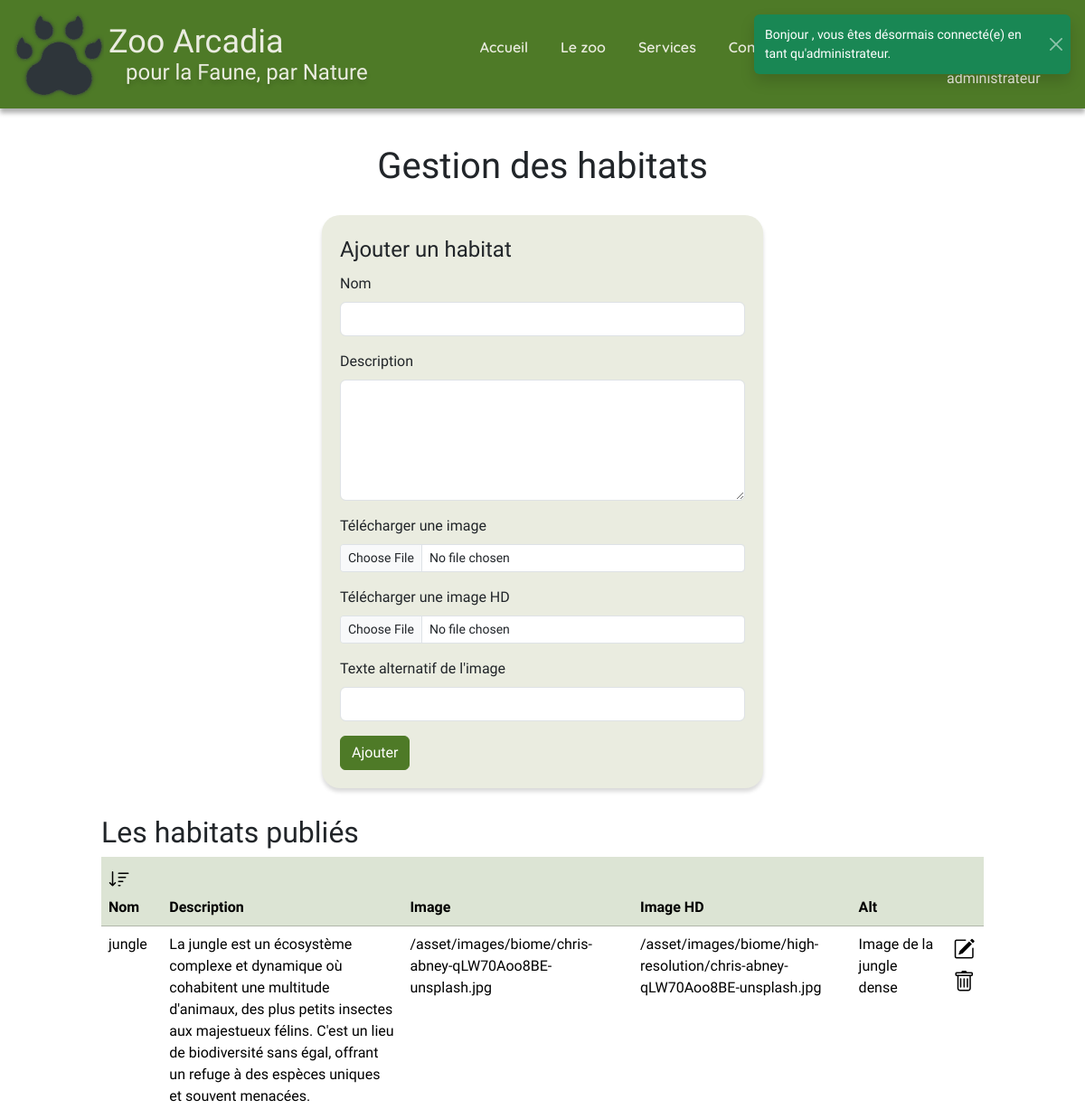
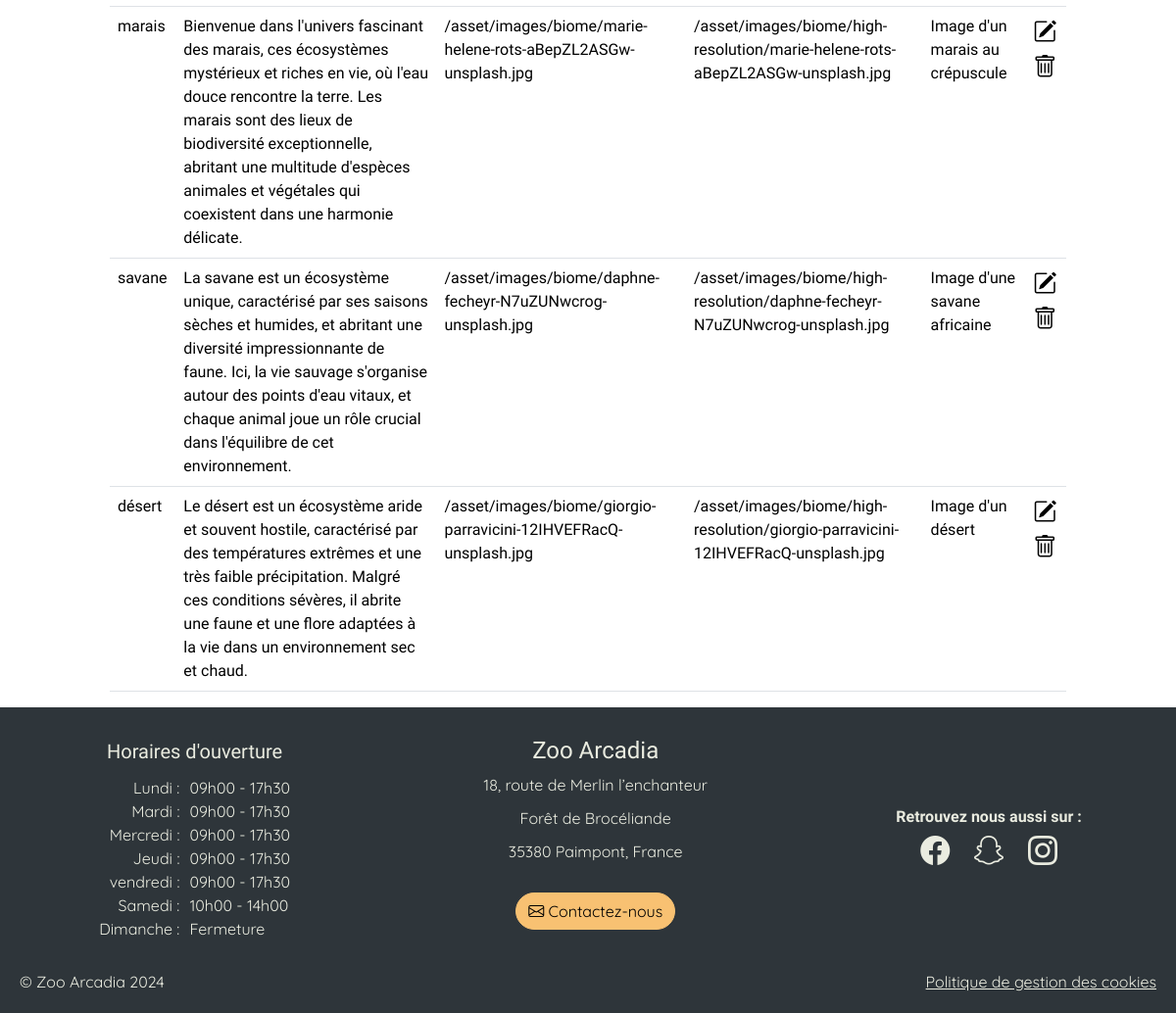
The page /admBiomes/view (signed in) on the database its author committed (2 pictures, top to bottom).
### tables this page shows
CREATE TABLE biome(
   id INT AUTO_INCREMENT,
   name VARCHAR(50) NOT NULL,
   description TEXT NOT NULL,
   image_url VARCHAR(250) NOT NULL,
   image_url_hd VARCHAR(250) NOT NULL,
   image_alt VARCHAR(250) NOT NULL,
   PRIMARY KEY(id)
);

CREATE TABLE opening (
    id INT AUTO_INCREMENT PRIMARY KEY,
    day_name VARCHAR(10) NOT NULL,        
    opening_hour INT NOT NULL,  
    opening_minute INT NOT NULL, 
    closing_hour INT NOT NULL,    
    closing_minute INT NOT NULL,  
    closure BOOLEAN        
);

### app/Database/DbUtils.php (called while the page is built, shortened)
<?php
class DbUtils
{
    static ?PDO $pdo = null;
    public static function getPdo(): PDO
    {
        if (self::$pdo !== null) {
            return self::$pdo;
        }
        self::$pdo = new \PDO(self::getDSN(), self::getUser(), self::getPassword());
        return self::$pdo;
    }
    private static function getEnv($key, $default = null)
    {
        $value = getenv($key);
        return $default;
    }
    public static function getDSN()
    {
        $host = 'mysql';
        $dbname = self::getEnv('MYSQL_DATABASE');
        $port = '3306';
        return "mysql:host={$host};dbname={$dbname};port={$port}";
    }
    public static function getUser()
    {
        return self::getEnv('MYSQL_USER');
    }
    public static function getPassword()
    {
        return self::getEnv('MYSQL_PASSWORD');
    }
}

### app/Views/admBiomes.php (the view, shortened to what this page needs)
<div class="container-fluid col-12 col-md-10 adm">
    <h1>Gestion des habitats</h1>
    <form method="post" action="" id="admForm" class="container-fluid col-12 col-lg-6 col-md-10" enctype="multipart/form-data">
        <fieldset>
        <legend>Ajouter un habitat</legend>
            <div class="mb-3">
                <label for="name" class="form-label">Nom</label>
                <input type="text" class="form-control" id="name" name="name" maxlength="50" required>
            </div>
            <div class="mb-3">
                <label for="description" class="form-label">Description</label>
                <textarea class="form-control" id="description" name="description" rows="5" required></textarea>
            </div>
            <div class="mb-3">
                <label for="upload" class="form-label">Télécharger une image</label>
                <input class="form-control form-control-sm" id="upload" name="upload" type="file">
            </div>
            <div class="mb-3">
                <label for="upload_hd" class="form-label">Télécharger une image HD</label>
                <input class="form-control form-control-sm" id="upload_hd" name="upload_hd" type="file">
            </div>
            <div class="mb-3">
                <label for="alt" class="form-label">Texte alternatif de l'image</label>
                <input type="text" class="form-control" id="alt" name="alt" maxlength="250" required>
            </div>
        </fieldset>
        <button type="submit" id="addBiomeButton" class="btn btn-primary">Ajouter</button>
    </form>
    <h2>Les habitats publiés</h2>
    <div class="table-responsive">
        <table id="list-biome"  class="table table-hover table-responsive">
            <thead>
                <tr class="table-primary ">
                    <th id="sort-name"><i id="sort-icon" class="bi bi-sort-down"></i> Nom</th>
                    <th>Description</th>
                    <th>Image</th>
                    <th>Image HD</th>
                    <th>Alt</th>
                    <th></th>
                </tr>
            </thead>
            <tbody >
                <?php
                $query = DbUtils::getPdo()->query('SELECT * FROM biome');
                $biomes = $query->fetchAll(\PDO::FETCH_ASSOC);
                foreach ($biomes as $biome) {
                    echo '<tr data-id="' . $biome['id'] . '">';
                    echo '<td>' . $biome['name'] . '</td>';
                    echo '<td>' . $biome['description'] . '</td>';
                    echo '<td>' . $biome['image_url']. '</td>';
                    echo '<td>' . $biome['image_url_hd']. '</td>';
                    echo '<td>' . $biome['image_alt'] . '</td>';
                    echo '<td class="icon-cell">'
                        . '<i class="bi bi-pencil-square"></i>'
                        . '<i class="bi bi-trash" data-id="' . $biome['id'] . '"></i>'
                        .'<i class="bi bi-x-circle hidden"></i>'
                        . '<i class="bi bi-floppy hidden"></i>'
                        . '</td>';
                    echo '</tr>';
                }
                ?>
            </tbody>
        </table>
    </div>
</div>

### app/Views/templates/opening.php (shortened to what this page needs)
<?php
$query = DbUtils::getPdo()->query('SELECT * FROM opening');
$days = $query->fetchAll(\PDO::FETCH_ASSOC);
?>
<div id="opening-time">
    <div id="day">
        <div>Lundi :</div>
        <div>Mardi :</div>
        <div>Mercredi :</div>
        <div>Jeudi :</div>
        <div>vendredi :</div>
        <div>Samedi :</div>
        <div>Dimanche :</div>
    </div>
    <div id="opening-hours">
        <?php
            foreach ($days as $day){
                if($day['closure']){
                   echo "<div>Fermeture</div>";
                } else {
                    echo "<div>"
                    .sprintf('%02d', $day['opening_hour'])
                    ."h".sprintf('%02d', $day['opening_minute'])
                    ." - "
                    .sprintf('%02d', $day['closing_hour'])
                    ."h".sprintf('%02d', $day['closing_minute'])
                    ."</div>";
                }
            }
        ?>
    </div>
</div>

### rows shown on the page
biome: name "jungle", description "La jungle est un écosystème complexe et dynamique où cohabitent une multitude d'animaux, des plus petits insectes aux majestueux félins. C'est un lieu de biodiversité sans égal, offrant un refuge à des espèces uniques et souvent menacées.", image_url "/asset/images/biome/chris-abney-qLW70Aoo8BE-unsplash.jpg", image_url_hd "/asset/images/biome/high-resolution/chris-abney-qLW70Aoo8BE-unsplash.jpg", image_alt "Image de la jungle dense"
biome: name "marais", description "Bienvenue dans l'univers fascinant des marais, ces écosystèmes mystérieux et riches en vie, où l'eau douce rencontre la terre. Les marais sont des lieux de biodiversité exceptionnelle, abritant une multitude d'espèces animales et végétales qui coexistent dans une harmonie délicate.", image_url "/asset/images/biome/marie-helene-rots-aBepZL2ASGw-unsplash.jpg", image_url_hd "/asset/images/biome/high-resolution/marie-helene-rots-aBepZL2ASGw-unsplash.jpg", image_alt "Image d'un marais au crépuscule"
biome: name "savane", description "La savane est un écosystème unique, caractérisé par ses saisons sèches et humides, et abritant une diversité impressionnante de faune. Ici, la vie sauvage s'organise autour des points d'eau vitaux, et chaque animal joue un rôle crucial dans l'équilibre de cet environnement.", image_url "/asset/images/biome/daphne-fecheyr-N7uZUNwcrog-unsplash.jpg", image_url_hd "/asset/images/biome/high-resolution/daphne-fecheyr-N7uZUNwcrog-unsplash.jpg", image_alt "Image d'une savane africaine"
biome: name "désert", description "Le désert est un écosystème aride et souvent hostile, caractérisé par des températures extrêmes et une très faible précipitation. Malgré ces conditions sévères, il abrite une faune et une flore adaptées à la vie dans un environnement sec et chaud.", image_url "/asset/images/biome/giorgio-parravicini-12IHVEFRacQ-unsplash.jpg", image_url_hd "/asset/images/biome/high-resolution/giorgio-parravicini-12IHVEFRacQ-unsplash.jpg", image_alt "Image d'un désert"
opening: opening_hour "09", opening_minute "00", closing_hour "17", closing_minute "30"
opening: opening_hour "09", opening_minute "00", closing_hour "17", closing_minute "30"
opening: opening_hour "09", opening_minute "00", closing_hour "17", closing_minute "30"
opening: opening_hour "09", opening_minute "00", closing_hour "17", closing_minute "30"
opening: opening_hour "09", opening_minute "00", closing_hour "17", closing_minute "30"
opening: opening_hour "10", opening_minute "00", closing_hour "14", closing_minute "00"
opening: closure "Fermeture"

### other values the page prints
$_SESSION['role'] "administrateur"
